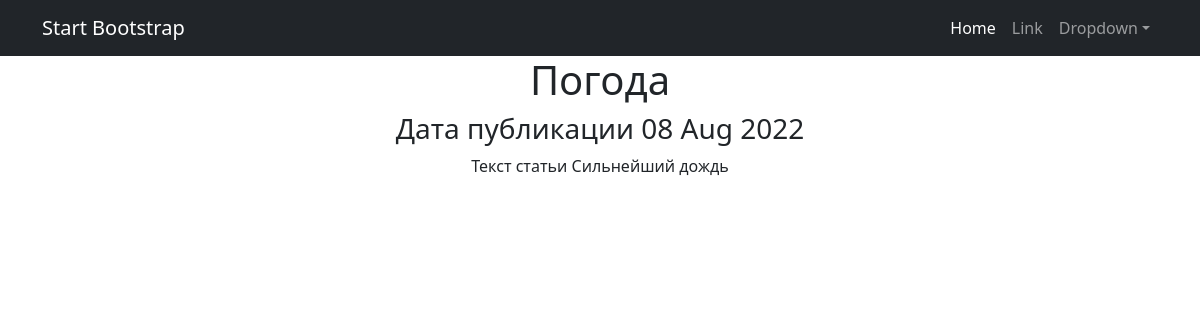
Page /news/11 on the committed database.
### news/models.py (models this page shows, shortened)
class Post(models.Model):
    author = models.ForeignKey(Author, on_delete=models.CASCADE)
    NEWS = 'NW'
    ARTICLE = 'AR'
    CATEGORY_CHOICES = (
        (NEWS, 'Новость'),
        (ARTICLE, 'Статья')
    )
    category_type = models.CharField(max_length=2, choices=CATEGORY_CHOICES, default=ARTICLE)
    dateCreation = models.DateTimeField(auto_now_add=True)
    title = models.CharField(max_length=128)
    text = models.TextField()
    rating = models.SmallIntegerField(default=0)
    category = models.ManyToManyField(Category, through='PostCategory', verbose_name='Категория')

### news/views.py (the view)
# urls.py: path('<int:pk>', NewsDetail.as_view(), name='news'),
class NewsDetail(DetailView):
    model = Post
    template_name = 'new.html'
    context_object_name = 'newOne'

### news/templatetags/custom_filters.py (called while the page is built)
@register.filter()
def censor(value):
    if not isinstance(value, str):
        raise ValueError
    for word in black_list:
        value = value.replace(word[1:], "*"*(len(word)-1))
    return value

### templates/new.html (shortened to what this page needs)
{% extends 'flatpages/default.html' %}
{% load custom_filters %}
{% block content %}
<h1>{{ newOne.title|censor}}</h1>
<h3> Дата публикации {{ newOne.dateCreation|date:'d M Y' }}</h3>
<p> Текст статьи {{ newOne.text|censor }}</p>
{% endblock content %}

### rows in the picture
Post: title|censor "Погода", dateCreation "08 Aug 2022", text|censor "Сильнейший дождь"
